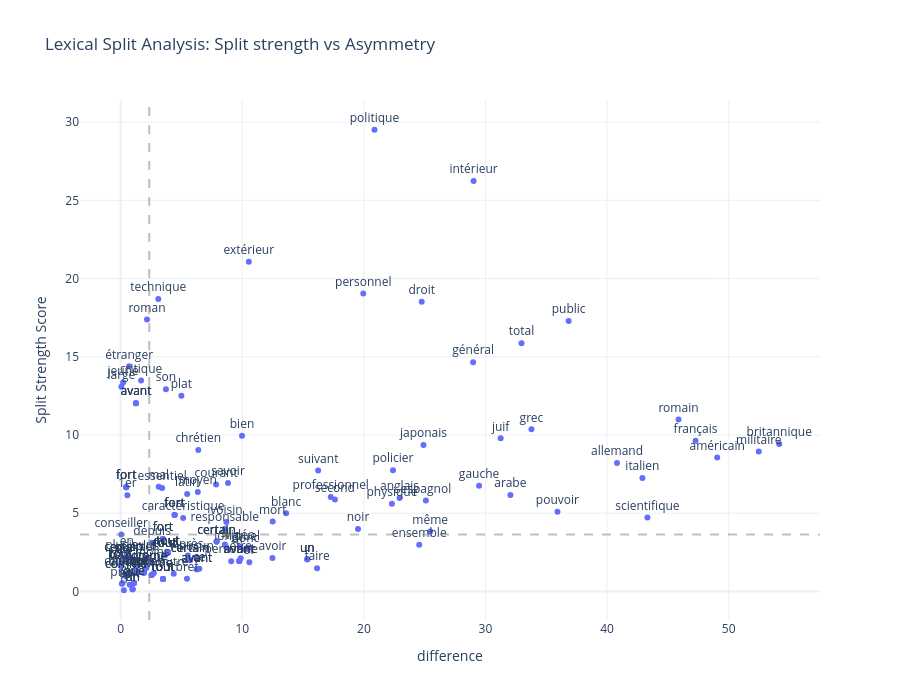

Here is the notebook cell this chart was saved with:
### Code cell
import pandas as pd
import plotly.express as px


# Convert to DataFrame
df = pd.DataFrame(results)
ss_thresh = df['split_strength'].median()
# We use the median for Cross Distance to make it relative to your data distribution
d_thresh = df['difference'].median() 
# Create a readable string for the hover info
df['poses_str'] = df['poses_compared'].apply(lambda x: f"{x[0]} vs {x[1]}")
df['ratios_str'] = df['ratios'].apply(lambda x: ", ".join([f"{k}: {v}" for k, v in x.items()]))
df['densities_str'] = df['local_densities'].apply(lambda x: ", ".join([f"{k}: {v}" for k, v in x.items()]))

# Create the plot
fig = px.scatter(
    df, 
    x="difference", 
    y="split_strength",
    text="lemma",  # This annotates the points
    hover_name="lemma",
    hover_data={
        "cross_dist": True,
        "split_strength": True,
        "poses_str": True,
        "ratios_str": True,
        "densities_str": True,
        "split_quality_score": True,
        "lemma": False # Hide it from the list since it's the title
    },
    labels={
        "cross_dist": "Cross Distance Score",
        "split_strength": "Split Strength Score",
        "poses_str": "POS Compared",
        "ratios_str": "Ratios",
        "densities_str": "Local Densities",
        "split_quality_score": "Min ratio/difference"
    },
    title="Lexical Split Analysis: Split strength vs Asymmetry"
)

fig.add_vline(x=ss_thresh, line_dash="dash", line_color="gray", opacity=0.5)
fig.add_hline(y=d_thresh, line_dash="dash", line_color="gray", opacity=0.5)

# Improve text positioning and appearance
fig.update_traces(textposition='top center')
fig.update_layout(
    height=700,
    template="plotly_white",
    hoverlabel=dict(bgcolor="white", font_size=12)
)

fig.show()

### Figure 1 — Plotly figure (JSON) as saved in the notebook; plotly's stock layout.template omitted (floating-point values rounded to 4 significant figures; data arrays with more than 128 entries replaced by an {"elided": "..."} marker saying what was removed)
{"data": [{"customdata": {"elided": "175x6 mixed values"}, "hovertemplate": "<b>%{hovertext}</b><br><br>difference=%{x}<br>Split Strength Score=%{y}<br>Cross Distance Score=%{customdata[0]}<br>POS Compared=%{customdata[1]}<br>Ratios=%{customdata[2]}<br>Local Densities=%{customdata[3]}<br>Min ratio/difference=%{customdata[4]}<extra></extra>", "hovertext": {"elided": "175 str values"}, "legendgroup": "", "marker": {"color": "#636efa", "symbol": "circle"}, "mode": "markers+text", "name": "", "orientation": "v", "showlegend": false, "text": {"elided": "175 str values"}, "textposition": "top center", "type": "scatter", "x": {"elided": "175 float values"}, "xaxis": "x", "y": {"elided": "175 float values"}, "yaxis": "y"}], "layout": {"height": 700, "hoverlabel": {"bgcolor": "white", "font": {"size": 12}}, "legend": {"tracegroupgap": 0}, "shapes": [{"line": {"color": "gray", "dash": "dash"}, "opacity": 0.5, "type": "line", "x0": 2.349, "x1": 2.349, "xref": "x", "y0": 0, "y1": 1, "yref": "y domain"}, {"line": {"color": "gray", "dash": "dash"}, "opacity": 0.5, "type": "line", "x0": 0, "x1": 1, "xref": "x domain", "y0": 3.643, "y1": 3.643, "yref": "y"}], "title": {"text": "Lexical Split Analysis: Split strength vs Asymmetry"}, "xaxis": {"anchor": "y", "domain": [0, 1], "title": {"text": "difference"}}, "yaxis": {"anchor": "x", "domain": [0, 1], "title": {"text": "Split Strength Score"}}}}
